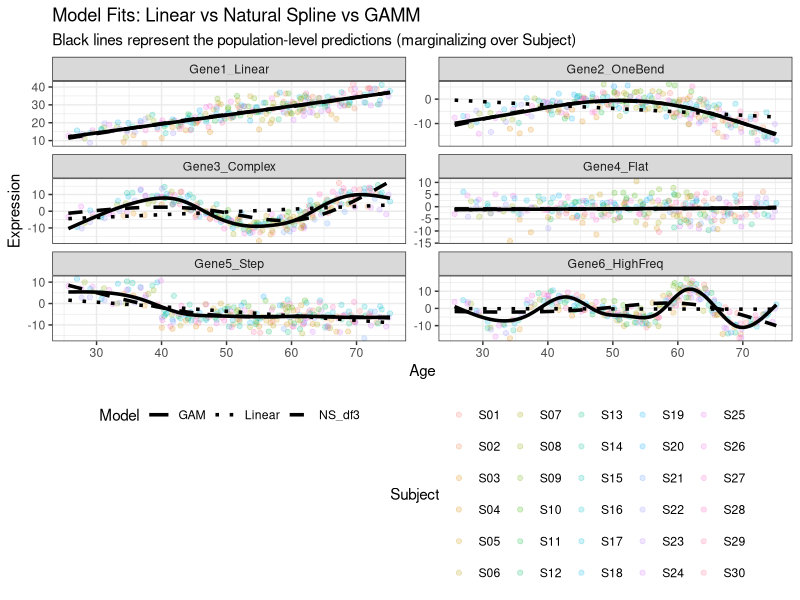
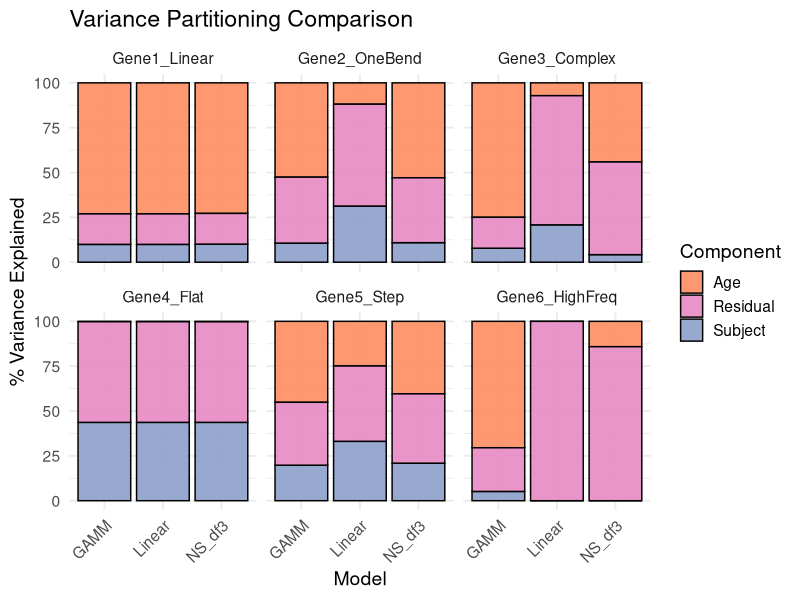

Recreate these plots in R, in order.
## ---- chunk 1
library(lme4)
library(lmerTest)
library(gamm4)
library(splines)
library(ggplot2)
library(dplyr)
library(tidyr)
library(patchwork)
library(knitr)

set.seed(42)
## ---- chunk 2
n_subj <- 30
n_timepoints <- 8

subjects <- data.frame(
  Subject = factor(paste0("S", sprintf("%02d", 1:n_subj))),
  Start_Age = runif(n_subj, 20, 60),
  Subj_Eff = rnorm(n_subj, 0, 2)
)

df <- expand.grid(Subject = subjects$Subject, Timepoint = 1:n_timepoints)
df <- left_join(df, subjects, by = "Subject")
df$Age <- df$Start_Age + (df$Timepoint * 2) + rnorm(nrow(df), 0, 0.5)

# Gene 1: Strictly Linear
df$Gene1_Linear <- 0.5 * df$Age + df$Subj_Eff + rnorm(nrow(df), 0, 3)

# Gene 2: One Bend (Inverted U-shape)
df$Gene2_OneBend <- -0.02 * (df$Age - 50)^2 + df$Subj_Eff + rnorm(nrow(df), 0, 3)

# Gene 3: Highly Non-linear (Sine wave)
df$Gene3_Complex <- 10 * sin(df$Age / 5) + df$Subj_Eff + rnorm(nrow(df), 0, 3)

# Gene 4: Flat (Null - no age effect)
df$Gene4_Flat <- 0 * df$Age + df$Subj_Eff + rnorm(nrow(df), 0, 3)

# Gene 5: Sharp Step (e.g. sudden drop at age 40)
df$Gene5_Step <- ifelse(df$Age > 40, -5, 5) + df$Subj_Eff + rnorm(nrow(df), 0, 3)

# Gene 6: High Frequency (Multiple bends, underfit by df=3)
df$Gene6_HighFreq <- 8 * sin(df$Age / 3) + 4 * cos(df$Age / 2) + df$Subj_Eff + rnorm(nrow(df), 0, 3)

df_long <- pivot_longer(df, cols = starts_with("Gene"), names_to = "Gene", values_to = "Expression")
## ---- chunk 3
genes <- c("Gene1_Linear", "Gene2_OneBend", "Gene3_Complex", "Gene4_Flat", "Gene5_Step", "Gene6_HighFreq")
test_results <- list()
plot_data <- list()
models_cache <- list() # Save models for variance partitioning

# Create a dense grid of Age for smooth prediction lines (ignoring Subject variation)
grid <- data.frame(Age = seq(min(df$Age), max(df$Age), length.out=200))

for (g in genes) {
  # Formulas
  f_null <- as.formula(paste(g, "~ 1 + (1|Subject)"))
  f_lin  <- as.formula(paste(g, "~ Age + (1|Subject)"))
  f_ns   <- as.formula(paste(g, "~ ns(Age, df=3) + (1|Subject)"))
  f_gam  <- as.formula(paste(g, "~ s(Age, bs='cr')"))
  
  # Fits (Using REML=FALSE for valid Likelihood Ratio Tests of fixed effects)
  fit_null <- lmer(f_null, data=df, REML=FALSE)
  fit_lin  <- lmer(f_lin, data=df, REML=FALSE)
  fit_ns   <- lmer(f_ns, data=df, REML=FALSE)
  fit_gam  <- gamm4(f_gam, random = ~(1|Subject), data=df, REML=FALSE)
  
  models_cache[[g]] <- list(lin = fit_lin, ns = fit_ns, gam = fit_gam)
  
  # Hypothesis Tests
  pval_lin <- anova(fit_null, fit_lin)$`Pr(>Chisq)`[2]
  pval_ns <- anova(fit_null, fit_ns)$`Pr(>Chisq)`[2]
  pval_gam <- summary(fit_gam$gam)$s.table["s(Age)", "p-value"]
  
  test_results[[g]] <- data.frame(
    Gene = g,
    Pval_Linear = pval_lin,
    Pval_NS_df3 = pval_ns,
    Pval_GAM = pval_gam
  )
  
  # Predictions for plotting (marginalizing over Subject, setting random effect to 0)
  grid$Pred_Linear <- predict(fit_lin, newdata=grid, re.form=NA)
  grid$Pred_NS_df3 <- predict(fit_ns, newdata=grid, re.form=NA)
  grid$Pred_GAM <- predict(fit_gam$gam, newdata=grid)
  
  grid_long <- pivot_longer(grid, cols=starts_with("Pred"), names_to="Model", values_to="Prediction")
  grid_long$Model <- gsub("Pred_", "", grid_long$Model)
  grid_long$Gene <- g
  
  plot_data[[g]] <- grid_long
}

df_results <- bind_rows(test_results)
df_plot <- bind_rows(plot_data)
## ---- chunk 4
ggplot() +
  # Raw data
  geom_point(data = df_long, aes(x = Age, y = Expression, color = Subject), alpha = 0.2) +
  # Fitted lines
  geom_line(data = df_plot, aes(x = Age, y = Prediction, linetype = Model), linewidth = 1.2, color = "black") +
  facet_wrap(~Gene, scales = "free_y", ncol = 2) +
  theme_bw() +
  theme(legend.position = "bottom") +
  labs(title = "Model Fits: Linear vs Natural Spline vs GAMM",
       subtitle = "Black lines represent the population-level predictions (marginalizing over Subject)",
       y = "Expression") +
  scale_linetype_manual(values = c("Linear" = "dotted", "NS_df3" = "dashed", "GAM" = "solid"))
## ---- chunk 5
kable(df_results, digits = 5, format.args = list(scientific = TRUE), 
      caption = "P-values: Significance of Age Effect")
## ---- chunk 6
calc_vp <- function(model, model_type = "lmer") {
  if (model_type == "lmer") {
    # Extract fixed effects variance
    X <- getME(model, "X")
    beta <- fixef(model)
    # Remove intercept
    non_int <- colnames(X) != "(Intercept)"
    X_fixed <- X[, non_int, drop=FALSE]
    beta_fixed <- beta[non_int]
    
    # Calculate realized prediction variance for fixed effects (Age)
    pred_fixed <- as.numeric(X_fixed %*% beta_fixed)
    var_age <- var(pred_fixed)
    if (is.na(var_age)) var_age <- 0
    
    # Extract random effects variance (Subject)
    Z <- getME(model, "Z")
    b <- getME(model, "b")
    pred_subj <- as.numeric(Z %*% b)
    var_subj <- var(pred_subj)
    
    var_resid <- sigma(model)^2
    
    total <- var_age + var_subj + var_resid
    return(data.frame(Age = var_age/total*100, Subject = var_subj/total*100, Residual = var_resid/total*100))
    
  } else if (model_type == "gamm") {
    mer_obj <- model$mer
    # Fixed effects (linear part of spline)
    X <- getME(mer_obj, "X")
    beta <- fixef(mer_obj)
    
    spline_fixed_name <- "Xs(Age)Fx1"
    
    if (spline_fixed_name %in% colnames(X)) {
       pred_lin <- as.numeric(X[, spline_fixed_name, drop=FALSE] %*% beta[spline_fixed_name])
    } else {
       pred_lin <- rep(0, nrow(X))
    }
    
    # Random effects (Subject and non-linear spline)
    Z <- getME(mer_obj, "Z")
    b <- getME(mer_obj, "b")
    gp <- getME(mer_obj, "Gp")
    names_re <- names(ranef(mer_obj))
    
    pred_nonlin <- rep(0, nrow(Z))
    var_subj <- 0
    
    for (i in seq_along(names_re)) {
      start <- gp[i] + 1
      end <- gp[i+1]
      Z_grp <- Z[, start:end, drop = FALSE]
      b_grp <- b[start:end]
      pred_grp <- as.numeric(Z_grp %*% b_grp)
      
      if (names_re[i] == "Xr") {
        pred_nonlin <- pred_grp
      } else if (names_re[i] == "Subject") {
        var_subj <- var(pred_grp)
      }
    }
    
    # Correct calculation: Combine linear and non-linear predictions before variance
    pred_age_total <- pred_lin + pred_nonlin
    var_age <- var(pred_age_total)
    
    var_resid <- sigma(mer_obj)^2
    total <- var_age + var_subj + var_resid
    return(data.frame(Age = var_age/total*100, Subject = var_subj/total*100, Residual = var_resid/total*100))
  }
}

vp_results <- list()
for (g in genes) {
  mods <- models_cache[[g]]
  
  vp_lin <- calc_vp(mods$lin, "lmer") %>% mutate(Model = "Linear", Gene = g)
  vp_ns <- calc_vp(mods$ns, "lmer") %>% mutate(Model = "NS_df3", Gene = g)
  vp_gam <- calc_vp(mods$gam, "gamm") %>% mutate(Model = "GAMM", Gene = g)
  
  vp_results[[g]] <- bind_rows(vp_lin, vp_ns, vp_gam)
}

df_vp <- bind_rows(vp_results) %>% 
  pivot_longer(cols = c("Age", "Subject", "Residual"), names_to = "Component", values_to = "Pct_Explained")

# Plot Variance Partitioning
ggplot(df_vp, aes(x = Model, y = Pct_Explained, fill = Component)) +
  geom_bar(stat = "identity", position = "stack", color = "black", alpha = 0.9) +
  facet_wrap(~Gene, ncol = 3) +
  scale_fill_manual(values = c("Age" = "#fc8d62", "Subject" = "#8da0cb", "Residual" = "#e78ac3")) +
  theme_minimal(base_size = 14) +
  theme(axis.text.x = element_text(angle = 45, hjust = 1)) +
  labs(title = "Variance Partitioning Comparison", y = "% Variance Explained")
